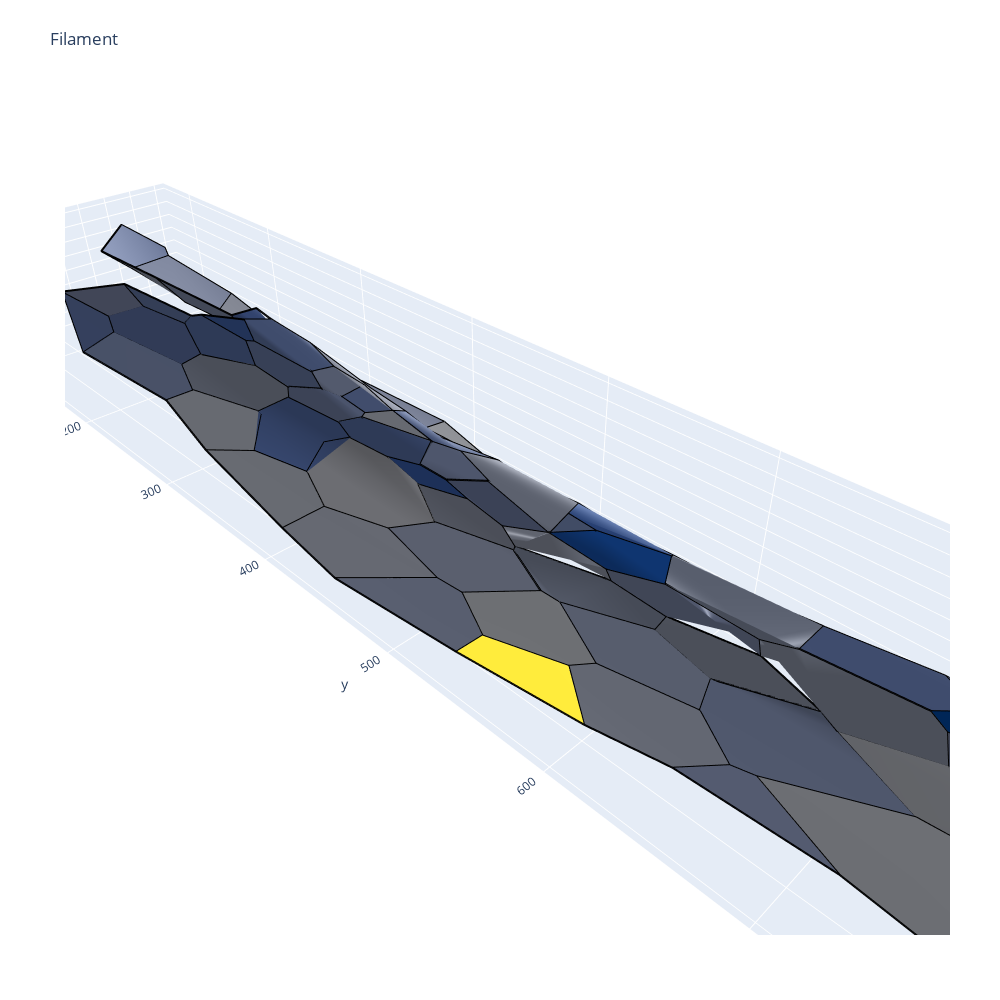

The cell this chart's notebook holds for it:
### Code cell
# plot area

import plotly.graph_objects as go

import pylab as pl
cmap = pl.cm.cividis
# face_df['area']-=face_df.area.min()
# area=face_df.area.values/np.max(face_df.area.values)*255
plot_face=[]
for f in (np.unique(edge_df.face)[1:]):
#     print('rgb'+str(cmap(int(ar[f]))))
    edges= edge_df[edge_df.face==f]
    nb_vert = len(edges)
    vert_order = [edges.iloc[0].srce]
    for i in range(nb_vert):
        vert_order.append(edges[edges.trgt==vert_order[-1]]['srce'].to_numpy()[0])
    zs=vert_df.loc[vert_order].z.to_numpy()
    ys=vert_df.loc[vert_order].y.to_numpy()
    xs=vert_df.loc[vert_order].x.to_numpy()
    plot_face.append(dict(
        type='scatter3d',
        mode='lines',
        x=xs,
        y=ys,
        z=zs,
        name='',
        surfaceaxis=2, # add a surface axis ('1' refers to axes[1] i.e. the y-axis)
        surfacecolor='rgb'+str(cmap(int(face_df['area'].iloc[f-1]))[0:3]),
#             surfacecolor=fill_colors[int(ar[f]/2)],
        line=dict(
            color='black',
            width=4
        ),
    ))
   
    
fig = go.Figure(data=plot_face, )
fig.update_layout(title='Filament', 
                  autosize=False,
                  width=1000,
                  height=1000,
                  margin=dict(l=65, r=50, b=65, t=90),
                 )

fig['layout'].update(scene=dict(aspectmode="data"), showlegend=False)
fig.show()

### Figure 1 — Plotly figure (JSON) as saved in the notebook; plotly's stock layout.template omitted (floating-point values rounded to 4 significant figures)
{"data": [{"line": {"color": "black", "width": 4}, "mode": "lines", "name": "", "surfaceaxis": 2, "surfacecolor": "rgb(0.995737, 0.909344, 0.217772)", "type": "scatter3d", "x": [143, 138, 118, 129, 143], "y": [525, 599, 572, 528, 525], "z": [19, 23, 25, 22, 19]}, {"line": {"color": "black", "width": 4}, "mode": "lines", "name": "", "surfaceaxis": 2, "surfacecolor": "rgb(0.338673, 0.362206, 0.428053)", "type": "scatter3d", "x": [143, 129, 117, 118, 149, 143], "y": [525, 528, 501, 484, 441, 525], "z": [19, 22, 25, 25, 18, 19]}, {"line": {"color": "black", "width": 4}, "mode": "lines", "name": "", "surfaceaxis": 2, "surfacecolor": "rgb(0.391151, 0.403464, 0.438096)", "type": "scatter3d", "x": [149, 118, 111, 122, 145, 149], "y": [441, 484, 438, 397, 390, 441], "z": [18, 25, 28, 27, 21, 18]}, {"line": {"color": "black", "width": 4}, "mode": "lines", "name": "", "surfaceaxis": 2, "surfacecolor": "rgb(0.42512, 0.431334, 0.447692)", "type": "scatter3d", "x": [129, 118, 110, 95, 96, 117, 129], "y": [528, 572, 581, 545, 534, 501, 528], "z": [22, 25, 27, 32, 33, 25, 22]}, {"line": {"color": "black", "width": 4}, "mode": "lines", "name": "", "surfaceaxis": 2, "surfacecolor": "rgb(0.352892, 0.373153, 0.430226)", "type": "scatter3d", "x": [118, 117, 96, 89, 97, 111, 118], "y": [484, 501, 534, 509, 460, 438, 484], "z": [25, 25, 33, 40, 36, 28, 25]}, {"line": {"color": "black", "width": 4}, "mode": "lines", "name": "", "surfaceaxis": 2, "surfacecolor": "rgb(0.40482, 0.414572, 0.441642)", "type": "scatter3d", "x": [122, 113, 122, 139, 145, 122], "y": [397, 370, 332, 307, 390, 397], "z": [27, 33, 34, 31, 21, 27]}, {"line": {"color": "black", "width": 4}, "mode": "lines", "name": "", "surfaceaxis": 2, "surfacecolor": "rgb(0.40482, 0.414572, 0.441642)", "type": "scatter3d", "x": [122, 107, 107, 122, 135, 139, 122], "y": [332, 320, 317, 271, 260, 307, 332], "z": [34, 47, 48, 50, 44, 31, 34]}, {"line": {"color": "black", "width": 4}, "mode": "lines", "name": "", "surfaceaxis": 2, "surfacecolor": "rgb(0.345793, 0.367676, 0.429127)", "type": "scatter3d", "x": [95, 86, 81, 81, 88, 89, 96, 95], "y": [545, 594, 596, 564, 509, 509, 534, 545], "z": [32, 40, 46, 48, 42, 40, 33, 32]}, {"line": {"color": "black", "width": 4}, "mode": "lines", "name": "", "surfaceaxis": 2, "surfacecolor": "rgb(0.37043, 0.38689, 0.433428)", "type": "scatter3d", "x": [86, 91, 85, 80, 81, 86], "y": [594, 628, 675, 643, 596, 594], "z": [40, 37, 48, 53, 46, 40]}, {"line": {"color": "black", "width": 4}, "mode": "lines", "name": "", "surfaceaxis": 2, "surfacecolor": "rgb(0.342246, 0.364939, 0.428559)", "type": "scatter3d", "x": [103, 91, 86, 95, 110, 103], "y": [632, 628, 594, 545, 581, 632], "z": [30, 37, 40, 32, 27, 30]}, {"line": {"color": "black", "width": 4}, "mode": "lines", "name": "", "surfaceaxis": 2, "surfacecolor": "rgb(0.377371, 0.392404, 0.43489)", "type": "scatter3d", "x": [81, 83, 84, 84, 85, 88, 81], "y": [564, 562, 528, 527, 497, 509, 564], "z": [48, 55, 58, 58, 47, 42, 48]}, {"line": {"color": "black", "width": 4}, "mode": "lines", "name": "", "surfaceaxis": 2, "surfacecolor": "rgb(0.290884, 0.326816, 0.423517)", "type": "scatter3d", "x": [84, 80, 85, 84, 85, 84], "y": [527, 482, 456, 471, 497, 527], "z": [58, 64, 55, 50, 47, 58]}, {"line": {"color": "black", "width": 4}, "mode": "lines", "name": "", "surfaceaxis": 2, "surfacecolor": "rgb(0.298421, 0.332247, 0.423973)", "type": "scatter3d", "x": [122, 118, 133, 151, 135, 122], "y": [271, 255, 203, 193, 260, 271], "z": [50, 60, 69, 58, 44, 50]}, {"line": {"color": "black", "width": 4}, "mode": "lines", "name": "", "surfaceaxis": 2, "surfacecolor": "rgb(0.366923, 0.384139, 0.432796)", "type": "scatter3d", "x": [97, 89, 88, 85, 84, 89, 97], "y": [460, 509, 509, 497, 471, 438, 460], "z": [36, 40, 42, 47, 50, 46, 36]}, {"line": {"color": "black", "width": 4}, "mode": "lines", "name": "", "surfaceaxis": 2, "surfacecolor": "rgb(0.305886, 0.337681, 0.424512)", "type": "scatter3d", "x": [80, 72, 76, 76, 86, 85, 80], "y": [482, 453, 436, 435, 437, 456, 482], "z": [64, 65, 65, 65, 56, 55, 64]}, {"line": {"color": "black", "width": 4}, "mode": "lines", "name": "", "surfaceaxis": 2, "surfacecolor": "rgb(0.222264, 0.280702, 0.423914)", "type": "scatter3d", "x": [90, 91, 89, 86, 76, 85, 90], "y": [373, 384, 413, 437, 435, 388, 373], "z": [57, 52, 52, 56, 65, 64, 57]}, {"line": {"color": "black", "width": 4}, "mode": "lines", "name": "", "surfaceaxis": 2, "surfacecolor": "rgb(0.294669, 0.329531, 0.423716)", "type": "scatter3d", "x": [90, 85, 82, 83, 86, 94, 95, 90], "y": [373, 388, 387, 368, 354, 332, 333, 373], "z": [57, 64, 65, 68, 69, 65, 59, 57]}, {"line": {"color": "black", "width": 4}, "mode": "lines", "name": "", "surfaceaxis": 2, "surfacecolor": "rgb(0.255731, 0.302409, 0.422814)", "type": "scatter3d", "x": [73, 70, 83, 82, 73], "y": [400, 372, 368, 387, 400], "z": [68, 72, 68, 65, 68]}, {"line": {"color": "black", "width": 4}, "mode": "lines", "name": "", "surfaceaxis": 2, "surfacecolor": "rgb(0.142852, 0.236972, 0.431404)", "type": "scatter3d", "x": [84, 85, 86, 89, 89, 84], "y": [471, 456, 437, 413, 438, 471], "z": [50, 55, 56, 52, 46, 50]}, {"line": {"color": "black", "width": 4}, "mode": "lines", "name": "", "surfaceaxis": 2, "surfacecolor": "rgb(0.243485, 0.294274, 0.423014)", "type": "scatter3d", "x": [62, 64, 73, 76, 72, 61, 62], "y": [422, 400, 400, 436, 453, 470, 422], "z": [57, 64, 68, 65, 65, 62, 57]}, {"line": {"color": "black", "width": 4}, "mode": "lines", "name": "", "surfaceaxis": 2, "surfacecolor": "rgb(0.313287, 0.34312, 0.42512)", "type": "scatter3d", "x": [62, 61, 60, 59, 56, 59, 62], "y": [422, 470, 482, 488, 459, 430, 422], "z": [57, 62, 58, 52, 47, 51, 57]}, {"line": {"color": "black", "width": 4}, "mode": "lines", "name": "", "surfaceaxis": 2, "surfacecolor": "rgb(0.28324, 0.32139, 0.423211)", "type": "scatter3d", "x": [31, 39, 52, 59, 56, 43, 31], "y": [435, 386, 374, 430, 459, 470, 435], "z": [31, 37, 45, 51, 47, 35, 31]}, {"line": {"color": "black", "width": 4}, "mode": "lines", "name": "", "surfaceaxis": 2, "surfacecolor": "rgb(0.414992, 0.422937, 0.444578)", "type": "scatter3d", "x": [17, 39, 31, 17], "y": [378, 386, 435, 378], "z": [29, 37, 31, 29]}, {"line": {"color": "black", "width": 4}, "mode": "lines", "name": "", "surfaceaxis": 2, "surfacecolor": "rgb(0.271639, 0.313253, 0.422837)", "type": "scatter3d", "x": [43, 46, 32, 43], "y": [470, 523, 528, 470], "z": [35, 36, 29, 35]}, {"line": {"color": "black", "width": 4}, "mode": "lines", "name": "", "surfaceaxis": 2, "surfacecolor": "rgb(0.263738, 0.307831, 0.422789)", "type": "scatter3d", "x": [33, 32, 46, 51, 47, 33], "y": [590, 528, 523, 537, 582, 590], "z": [30, 29, 36, 41, 38, 30]}, {"line": {"color": "black", "width": 4}, "mode": "lines", "name": "", "surfaceaxis": 2, "surfacecolor": "rgb(0.316941, 0.345842, 0.425512)", "type": "scatter3d", "x": [17, 30, 46, 56, 52, 39, 17], "y": [378, 310, 321, 354, 374, 386, 378], "z": [29, 38, 44, 49, 45, 37, 29]}, {"line": {"color": "black", "width": 4}, "mode": "lines", "name": "", "surfaceaxis": 2, "surfacecolor": "rgb(0.373884, 0.389646, 0.434209)", "type": "scatter3d", "x": [47, 54, 52, 40, 33, 47], "y": [582, 602, 641, 648, 590, 582], "z": [38, 45, 44, 35, 30, 38]}, {"line": {"color": "black", "width": 4}, "mode": "lines", "name": "", "surfaceaxis": 2, "surfacecolor": "rgb(0.313287, 0.34312, 0.42512)", "type": "scatter3d", "x": [52, 56, 54, 44, 28, 40, 52], "y": [641, 664, 692, 710, 688, 648, 641], "z": [44, 51, 51, 45, 33, 35, 44]}, {"line": {"color": "black", "width": 4}, "mode": "lines", "name": "", "surfaceaxis": 2, "surfacecolor": "rgb(0.32425, 0.351289, 0.42625)", "type": "scatter3d", "x": [44, 35, 28, 44], "y": [710, 753, 688, 710], "z": [45, 45, 33, 45]}, {"line": {"color": "black", "width": 4}, "mode": "lines", "name": "", "surfaceaxis": 2, "surfacecolor": "rgb(0.287065, 0.324103, 0.423373)", "type": "scatter3d", "x": [30, 37, 53, 68, 46, 30], "y": [310, 254, 243, 274, 321, 310], "z": [38, 46, 53, 62, 44, 38]}, {"line": {"color": "black", "width": 4}, "mode": "lines", "name": "", "surfaceaxis": 2, "surfacecolor": "rgb(0.373884, 0.389646, 0.434209)", "type": "scatter3d", "x": [37, 36, 62, 53, 37], "y": [254, 180, 207, 243, 254], "z": [46, 58, 62, 53, 46]}, {"line": {"color": "black", "width": 4}, "mode": "lines", "name": "", "surfaceaxis": 2, "surfacecolor": "rgb(0.342246, 0.364939, 0.428559)", "type": "scatter3d", "x": [52, 54, 59, 61, 56, 52], "y": [641, 602, 596, 625, 664, 641], "z": [44, 45, 51, 58, 51, 44]}, {"line": {"color": "black", "width": 4}, "mode": "lines", "name": "", "surfaceaxis": 2, "surfacecolor": "rgb(0.290884, 0.326816, 0.423517)", "type": "scatter3d", "x": [47, 51, 56, 60, 59, 54, 47], "y": [582, 537, 534, 559, 596, 602, 582], "z": [38, 41, 47, 54, 51, 45, 38]}, {"line": {"color": "black", "width": 4}, "mode": "lines", "name": "", "surfaceaxis": 2, "surfacecolor": "rgb(0.302169, 0.334963, 0.424213)", "type": "scatter3d", "x": [36, 51, 91, 81, 62, 36], "y": [180, 127, 155, 194, 207, 180], "z": [58, 75, 85, 74, 62, 58]}, {"line": {"color": "black", "width": 4}, "mode": "lines", "name": "", "surfaceaxis": 2, "surfacecolor": "rgb(0.414992, 0.422937, 0.444578)", "type": "scatter3d", "x": [62, 61, 60, 56, 59, 60, 62], "y": [526, 551, 559, 534, 488, 482, 526], "z": [63, 60, 54, 47, 52, 58, 63]}, {"line": {"color": "black", "width": 4}, "mode": "lines", "name": "", "surfaceaxis": 2, "surfacecolor": "rgb(0.32425, 0.351289, 0.42625)", "type": "scatter3d", "x": [83, 70, 74, 84, 86, 83], "y": [368, 372, 350, 343, 354, 368], "z": [68, 72, 77, 75, 69, 68]}, {"line": {"color": "black", "width": 4}, "mode": "lines", "name": "", "surfaceaxis": 2, "surfacecolor": "rgb(0.142852, 0.236972, 0.431404)", "type": "scatter3d", "x": [62, 75, 76, 69, 68, 61, 62], "y": [526, 531, 549, 587, 587, 551, 526], "z": [63, 66, 66, 68, 68, 60, 63]}, {"line": {"color": "black", "width": 4}, "mode": "lines", "name": "", "surfaceaxis": 2, "surfacecolor": "rgb(0.275513, 0.315965, 0.422979)", "type": "scatter3d", "x": [76, 75, 84, 76], "y": [549, 531, 528, 549], "z": [66, 66, 58, 66]}, {"line": {"color": "black", "width": 4}, "mode": "lines", "name": "", "surfaceaxis": 2, "surfacecolor": "rgb(0.058378, 0.206629, 0.439531)", "type": "scatter3d", "x": [83, 82, 69, 76, 84, 84, 83], "y": [562, 594, 587, 549, 528, 528, 562], "z": [55, 64, 68, 66, 58, 58, 55]}, {"line": {"color": "black", "width": 4}, "mode": "lines", "name": "", "surfaceaxis": 2, "surfacecolor": "rgb(0.294669, 0.329531, 0.423716)", "type": "scatter3d", "x": [61, 62, 66, 60, 57, 54, 56, 61], "y": [625, 617, 659, 700, 717, 692, 664, 625], "z": [58, 63, 71, 67, 61, 51, 51, 58]}, {"line": {"color": "black", "width": 4}, "mode": "lines", "name": "", "surfaceaxis": 2, "surfacecolor": "rgb(0.40482, 0.414572, 0.441642)", "type": "scatter3d", "x": [76, 76, 73, 82, 85, 76], "y": [435, 436, 400, 387, 388, 435], "z": [65, 65, 68, 65, 64, 65]}, {"line": {"color": "black", "width": 4}, "mode": "lines", "name": "", "surfaceaxis": 2, "surfacecolor": "rgb(0.213431, 0.275266, 0.42448)", "type": "scatter3d", "x": [113, 98, 91, 90, 95, 107, 107, 122, 113], "y": [370, 368, 384, 373, 333, 317, 320, 332, 370], "z": [33, 45, 52, 57, 59, 48, 47, 34, 33]}, {"line": {"color": "black", "width": 4}, "mode": "lines", "name": "", "surfaceaxis": 2, "surfacecolor": "rgb(0.356418, 0.375896, 0.430823)", "type": "scatter3d", "x": [71, 74, 70, 73, 64, 63, 71], "y": [324, 350, 372, 400, 400, 368, 324], "z": [82, 77, 72, 68, 64, 66, 82]}, {"line": {"color": "black", "width": 4}, "mode": "lines", "name": "", "surfaceaxis": 2, "surfacecolor": "rgb(0.335073, 0.359474, 0.427605)", "type": "scatter3d", "x": [62, 71, 70, 71, 63, 62], "y": [350, 307, 306, 324, 368, 350], "z": [55, 71, 80, 82, 66, 55]}, {"line": {"color": "black", "width": 4}, "mode": "lines", "name": "", "surfaceaxis": 2, "surfacecolor": "rgb(0.290884, 0.326816, 0.423517)", "type": "scatter3d", "x": [59, 60, 61, 68, 62, 61, 59], "y": [596, 559, 551, 587, 617, 625, 596], "z": [51, 54, 60, 68, 63, 58, 51]}, {"line": {"color": "black", "width": 4}, "mode": "lines", "name": "", "surfaceaxis": 2, "surfacecolor": "rgb(0.313287, 0.34312, 0.42512)", "type": "scatter3d", "x": [80, 80, 82, 83, 81, 81, 80], "y": [643, 641, 594, 562, 564, 596, 643], "z": [53, 61, 64, 55, 48, 46, 53]}, {"line": {"color": "black", "width": 4}, "mode": "lines", "name": "", "surfaceaxis": 2, "surfacecolor": "rgb(0.349341, 0.370414, 0.429685)", "type": "scatter3d", "x": [66, 66, 65, 62, 60, 66], "y": [659, 660, 709, 717, 700, 659], "z": [71, 71, 77, 74, 67, 71]}, {"line": {"color": "black", "width": 4}, "mode": "lines", "name": "", "surfaceaxis": 2, "surfacecolor": "rgb(0.243485, 0.294274, 0.423014)", "type": "scatter3d", "x": [81, 79, 75, 65, 66, 81], "y": [659, 712, 726, 709, 660, 659], "z": [68, 71, 78, 77, 71, 68]}, {"line": {"color": "black", "width": 4}, "mode": "lines", "name": "", "surfaceaxis": 2, "surfacecolor": "rgb(0.309601, 0.340399, 0.42479)", "type": "scatter3d", "x": [91, 103, 117, 115, 100, 87, 85, 91], "y": [628, 632, 657, 668, 724, 684, 675, 628], "z": [37, 30, 28, 29, 41, 45, 48, 37]}, {"line": {"color": "black", "width": 4}, "mode": "lines", "name": "", "surfaceaxis": 2, "surfacecolor": "rgb(0.418383, 0.425733, 0.44556)", "type": "scatter3d", "x": [90, 85, 84, 87, 100, 101, 90], "y": [756, 745, 725, 684, 724, 746, 756], "z": [56, 58, 56, 45, 41, 44, 56]}, {"line": {"color": "black", "width": 4}, "mode": "lines", "name": "", "surfaceaxis": 2, "surfacecolor": "rgb(0.320595, 0.348565, 0.425889)", "type": "scatter3d", "x": [84, 85, 83, 81, 81, 84], "y": [725, 745, 775, 760, 720, 725], "z": [56, 58, 71, 73, 68, 56]}, {"line": {"color": "black", "width": 4}, "mode": "lines", "name": "", "surfaceaxis": 2, "surfacecolor": "rgb(0.247605, 0.296986, 0.422917)", "type": "scatter3d", "x": [119, 108, 96, 90, 101, 110, 119], "y": [799, 817, 800, 756, 746, 753, 799], "z": [47, 59, 60, 56, 44, 42, 47]}, {"line": {"color": "black", "width": 4}, "mode": "lines", "name": "", "surfaceaxis": 2, "surfacecolor": "rgb(0.335073, 0.359474, 0.427605)", "type": "scatter3d", "x": [137, 132, 119, 110, 137], "y": [757, 818, 799, 753, 757], "z": [31, 47, 47, 42, 31]}, {"line": {"color": "black", "width": 4}, "mode": "lines", "name": "", "surfaceaxis": 2, "surfacecolor": "rgb(0.327875, 0.354016, 0.42667)", "type": "scatter3d", "x": [128, 110, 92, 96, 108, 128], "y": [861, 870, 813, 800, 817, 861], "z": [66, 77, 70, 60, 59, 66]}, {"line": {"color": "black", "width": 4}, "mode": "lines", "name": "", "surfaceaxis": 2, "surfacecolor": "rgb(0.338673, 0.362206, 0.428053)", "type": "scatter3d", "x": [81, 83, 86, 83, 81, 78, 81], "y": [760, 775, 796, 814, 810, 764, 760], "z": [73, 71, 74, 83, 88, 81, 73]}, {"line": {"color": "black", "width": 4}, "mode": "lines", "name": "", "surfaceaxis": 2, "surfacecolor": "rgb(0.243485, 0.294274, 0.423014)", "type": "scatter3d", "x": [133, 131, 144, 151, 133], "y": [203, 196, 166, 193, 203], "z": [69, 77, 88, 58, 69]}, {"line": {"color": "black", "width": 4}, "mode": "lines", "name": "", "surfaceaxis": 2, "surfacecolor": "rgb(0.222264, 0.280702, 0.423914)", "type": "scatter3d", "x": [68, 70, 71, 62, 56, 46, 68], "y": [274, 275, 307, 350, 354, 321, 274], "z": [62, 64, 71, 55, 49, 44, 62]}, {"line": {"color": "black", "width": 4}, "mode": "lines", "name": "", "surfaceaxis": 2, "surfacecolor": "rgb(0.359916, 0.378641, 0.431501)", "type": "scatter3d", "x": [91, 105, 99, 84, 81, 91], "y": [155, 145, 204, 206, 194, 155], "z": [85, 98, 95, 75, 74, 85]}, {"line": {"color": "black", "width": 4}, "mode": "lines", "name": "", "surfaceaxis": 2, "surfacecolor": "rgb(0.32425, 0.351289, 0.42625)", "type": "scatter3d", "x": [76, 84, 99, 82, 76], "y": [265, 206, 204, 259, 265], "z": [71, 75, 95, 82, 71]}, {"line": {"color": "black", "width": 4}, "mode": "lines", "name": "", "surfaceaxis": 2, "surfacecolor": "rgb(0.316941, 0.345842, 0.425512)", "type": "scatter3d", "x": [117, 121, 144, 131, 117], "y": [217, 206, 166, 196, 217], "z": [86, 98, 88, 77, 86]}, {"line": {"color": "black", "width": 4}, "mode": "lines", "name": "", "surfaceaxis": 2, "surfacecolor": "rgb(0.255731, 0.302409, 0.422814)", "type": "scatter3d", "x": [105, 121, 117, 107, 105], "y": [253, 206, 217, 247, 253], "z": [87, 98, 86, 81, 87]}, {"line": {"color": "black", "width": 4}, "mode": "lines", "name": "", "surfaceaxis": 2, "surfacecolor": "rgb(0.222264, 0.280702, 0.423914)", "type": "scatter3d", "x": [109, 96, 94, 102, 105, 107, 109], "y": [264, 303, 293, 260, 253, 247, 264], "z": [67, 69, 81, 89, 87, 81, 67]}, {"line": {"color": "black", "width": 4}, "mode": "lines", "name": "", "surfaceaxis": 2, "surfacecolor": "rgb(0.267693, 0.310542, 0.422821)", "type": "scatter3d", "x": [75, 62, 62, 65, 75], "y": [726, 722, 717, 709, 726], "z": [78, 76, 74, 77, 78]}, {"line": {"color": "black", "width": 4}, "mode": "lines", "name": "", "surfaceaxis": 2, "surfacecolor": "rgb(0.003602, 0.195911, 0.441564)", "type": "scatter3d", "x": [75, 72, 65, 63, 62, 75], "y": [726, 760, 769, 752, 722, 726], "z": [78, 82, 83, 79, 76, 78]}, {"line": {"color": "black", "width": 4}, "mode": "lines", "name": "", "surfaceaxis": 2, "surfacecolor": "rgb(0.217863, 0.277985, 0.424206)", "type": "scatter3d", "x": [144, 130, 128, 108, 119, 132, 144], "y": [859, 862, 861, 817, 799, 818, 859], "z": [58, 65, 66, 59, 47, 47, 58]}, {"line": {"color": "black", "width": 4}, "mode": "lines", "name": "", "surfaceaxis": 2, "surfacecolor": "rgb(0.320595, 0.348565, 0.425889)", "type": "scatter3d", "x": [144, 159, 159, 147, 130, 144], "y": [859, 882, 876, 874, 862, 859], "z": [58, 66, 71, 68, 65, 58]}, {"line": {"color": "black", "width": 4}, "mode": "lines", "name": "", "surfaceaxis": 2, "surfacecolor": "rgb(0.165113, 0.247965, 0.428908)", "type": "scatter3d", "x": [147, 159, 148, 147], "y": [874, 876, 876, 874], "z": [68, 71, 69, 68]}, {"line": {"color": "black", "width": 4}, "mode": "lines", "name": "", "surfaceaxis": 2, "surfacecolor": "rgb(0.0, 0.1708, 0.3931)", "type": "scatter3d", "x": [150, 148, 159, 159, 150], "y": [883, 876, 876, 882, 883], "z": [70, 69, 71, 66, 70]}, {"line": {"color": "black", "width": 4}, "mode": "lines", "name": "", "surfaceaxis": 2, "surfacecolor": "rgb(0.0, 0.18455, 0.428802)", "type": "scatter3d", "x": [81, 81, 78, 72, 75, 79, 81], "y": [720, 760, 764, 760, 726, 712, 720], "z": [68, 73, 81, 82, 78, 71, 68]}, {"line": {"color": "black", "width": 4}, "mode": "lines", "name": "", "surfaceaxis": 2, "surfacecolor": "rgb(0.239312, 0.291562, 0.423167)", "type": "scatter3d", "x": [109, 107, 117, 131, 133, 118, 109], "y": [264, 247, 217, 196, 203, 255, 264], "z": [67, 81, 86, 77, 69, 60, 67]}, {"line": {"color": "black", "width": 4}, "mode": "lines", "name": "", "surfaceaxis": 2, "surfacecolor": "rgb(0.32425, 0.351289, 0.42625)", "type": "scatter3d", "x": [110, 106, 96, 83, 86, 92, 110], "y": [870, 876, 876, 814, 796, 813, 870], "z": [77, 81, 91, 83, 74, 70, 77]}, {"line": {"color": "black", "width": 4}, "mode": "lines", "name": "", "surfaceaxis": 2, "surfacecolor": "rgb(0.366923, 0.384139, 0.432796)", "type": "scatter3d", "x": [106, 118, 95, 96, 106], "y": [876, 918, 879, 876, 876], "z": [81, 90, 95, 91, 81]}, {"line": {"color": "black", "width": 4}, "mode": "lines", "name": "", "surfaceaxis": 2, "surfacecolor": "rgb(0.222264, 0.280702, 0.423914)", "type": "scatter3d", "x": [62, 81, 84, 76, 70, 68, 53, 62], "y": [207, 194, 206, 265, 275, 274, 243, 207], "z": [62, 74, 75, 71, 64, 62, 53, 62]}, {"line": {"color": "black", "width": 4}, "mode": "lines", "name": "", "surfaceaxis": 2, "surfacecolor": "rgb(0.373884, 0.389646, 0.434209)", "type": "scatter3d", "x": [70, 76, 80, 71, 70], "y": [306, 279, 301, 324, 306], "z": [80, 91, 92, 82, 80]}, {"line": {"color": "black", "width": 4}, "mode": "lines", "name": "", "surfaceaxis": 2, "surfacecolor": "rgb(0.195057, 0.264372, 0.425924)", "type": "scatter3d", "x": [76, 82, 76, 70, 71, 70, 76], "y": [265, 259, 279, 306, 307, 275, 265], "z": [71, 82, 91, 80, 71, 64, 71]}, {"line": {"color": "black", "width": 4}, "mode": "lines", "name": "", "surfaceaxis": 2, "surfacecolor": "rgb(0.247605, 0.296986, 0.422917)", "type": "scatter3d", "x": [71, 80, 91, 92, 84, 74, 71], "y": [324, 301, 290, 299, 343, 350, 324], "z": [82, 92, 92, 82, 75, 77, 82]}, {"line": {"color": "black", "width": 4}, "mode": "lines", "name": "", "surfaceaxis": 2, "surfacecolor": "rgb(0.28324, 0.32139, 0.423211)", "type": "scatter3d", "x": [56, 62, 63, 64, 62, 59, 52, 56], "y": [354, 350, 368, 400, 422, 430, 374, 354], "z": [49, 55, 66, 64, 57, 51, 45, 49]}, {"line": {"color": "black", "width": 4}, "mode": "lines", "name": "", "surfaceaxis": 2, "surfacecolor": "rgb(0.345793, 0.367676, 0.429127)", "type": "scatter3d", "x": [69, 82, 80, 81, 66, 66, 62, 68, 69], "y": [587, 594, 641, 659, 660, 659, 617, 587, 587], "z": [68, 64, 61, 68, 71, 71, 63, 68, 68]}, {"line": {"color": "black", "width": 4}, "mode": "lines", "name": "", "surfaceaxis": 2, "surfacecolor": "rgb(0.345793, 0.367676, 0.429127)", "type": "scatter3d", "x": [78, 81, 71, 64, 65, 72, 78], "y": [764, 810, 814, 800, 769, 760, 764], "z": [81, 88, 94, 88, 83, 82, 81]}, {"line": {"color": "black", "width": 4}, "mode": "lines", "name": "", "surfaceaxis": 2, "surfacecolor": "rgb(0.255731, 0.302409, 0.422814)", "type": "scatter3d", "x": [60, 62, 62, 63, 55, 57, 60], "y": [700, 717, 722, 752, 751, 717, 700], "z": [67, 74, 76, 79, 64, 61, 67]}, {"line": {"color": "black", "width": 4}, "mode": "lines", "name": "", "surfaceaxis": 2, "surfacecolor": "rgb(0.251675, 0.299698, 0.422873)", "type": "scatter3d", "x": [71, 76, 68, 61, 64, 71], "y": [814, 841, 857, 809, 800, 814], "z": [94, 101, 100, 87, 88, 94]}, {"line": {"color": "black", "width": 4}, "mode": "lines", "name": "", "surfaceaxis": 2, "surfacecolor": "rgb(0.251675, 0.299698, 0.422873)", "type": "scatter3d", "x": [51, 47, 63, 105, 91, 51], "y": [127, 116, 89, 145, 155, 127], "z": [75, 77, 91, 98, 85, 75]}, {"line": {"color": "black", "width": 4}, "mode": "lines", "name": "", "surfaceaxis": 2, "surfacecolor": "rgb(0.294669, 0.329531, 0.423716)", "type": "scatter3d", "x": [56, 61, 68, 61, 57, 56], "y": [826, 809, 857, 876, 868, 826], "z": [79, 87, 100, 96, 89, 79]}, {"line": {"color": "black", "width": 4}, "mode": "lines", "name": "", "surfaceaxis": 2, "surfacecolor": "rgb(0.142852, 0.236972, 0.431404)", "type": "scatter3d", "x": [57, 61, 48, 57], "y": [868, 876, 902, 868], "z": [89, 96, 90, 89]}, {"line": {"color": "black", "width": 4}, "mode": "lines", "name": "", "surfaceaxis": 2, "surfacecolor": "rgb(0.345793, 0.367676, 0.429127)", "type": "scatter3d", "x": [56, 57, 48, 49, 56], "y": [826, 868, 902, 821, 826], "z": [79, 89, 90, 71, 79]}, {"line": {"color": "black", "width": 4}, "mode": "lines", "name": "", "surfaceaxis": 2, "surfacecolor": "rgb(0.170362, 0.250707, 0.428325)", "type": "scatter3d", "x": [91, 102, 94, 92, 91], "y": [290, 260, 293, 299, 290], "z": [92, 89, 81, 82, 92]}, {"line": {"color": "black", "width": 4}, "mode": "lines", "name": "", "surfaceaxis": 2, "surfacecolor": "rgb(0.271639, 0.313253, 0.422837)", "type": "scatter3d", "x": [94, 86, 84, 92, 94, 96, 94], "y": [332, 354, 343, 299, 293, 303, 332], "z": [65, 69, 75, 82, 81, 69, 65]}, {"line": {"color": "black", "width": 4}, "mode": "lines", "name": "", "surfaceaxis": 2, "surfacecolor": "rgb(0.359916, 0.378641, 0.431501)", "type": "scatter3d", "x": [84, 84, 75, 62, 60, 61, 72, 80, 84, 84], "y": [528, 528, 531, 526, 482, 470, 453, 482, 527, 528], "z": [58, 58, 66, 63, 58, 62, 65, 64, 58, 58]}, {"line": {"color": "black", "width": 4}, "mode": "lines", "name": "", "surfaceaxis": 2, "surfacecolor": "rgb(0.359916, 0.378641, 0.431501)", "type": "scatter3d", "x": [95, 94, 96, 109, 118, 122, 107, 95], "y": [333, 332, 303, 264, 255, 271, 317, 333], "z": [59, 65, 69, 67, 60, 50, 48, 59]}, {"line": {"color": "black", "width": 4}, "mode": "lines", "name": "", "surfaceaxis": 2, "surfacecolor": "rgb(0.320595, 0.348565, 0.425889)", "type": "scatter3d", "x": [71, 81, 83, 96, 95, 76, 71], "y": [814, 810, 814, 876, 879, 841, 814], "z": [94, 88, 83, 91, 95, 101, 94]}, {"line": {"color": "black", "width": 4}, "mode": "lines", "name": "", "surfaceaxis": 2, "surfacecolor": "rgb(0.356418, 0.375896, 0.430823)", "type": "scatter3d", "x": [49, 51, 55, 63, 65, 64, 61, 56, 49], "y": [821, 768, 751, 752, 769, 800, 809, 826, 821], "z": [71, 60, 64, 79, 83, 88, 87, 79, 71]}, {"line": {"color": "black", "width": 4}, "mode": "lines", "name": "", "surfaceaxis": 2, "surfacecolor": "rgb(0.316941, 0.345842, 0.425512)", "type": "scatter3d", "x": [131, 115, 117, 131, 131], "y": [714, 668, 657, 640, 714], "z": [28, 29, 28, 24, 28]}, {"line": {"color": "black", "width": 4}, "mode": "lines", "name": "", "surfaceaxis": 2, "surfacecolor": "rgb(0.418383, 0.425733, 0.44556)", "type": "scatter3d", "x": [110, 101, 100, 115, 131, 137, 110], "y": [753, 746, 724, 668, 714, 757, 753], "z": [42, 44, 41, 29, 28, 31, 42]}, {"line": {"color": "black", "width": 4}, "mode": "lines", "name": "", "surfaceaxis": 2, "surfacecolor": "rgb(0.377371, 0.392404, 0.43489)", "type": "scatter3d", "x": [138, 131, 117, 103, 110, 118, 138], "y": [599, 640, 657, 632, 581, 572, 599], "z": [23, 24, 28, 30, 27, 25, 23]}, {"line": {"color": "black", "width": 4}, "mode": "lines", "name": "", "surfaceaxis": 2, "surfacecolor": "rgb(0.345793, 0.367676, 0.429127)", "type": "scatter3d", "x": [56, 59, 56, 51, 46, 43, 56], "y": [459, 488, 534, 537, 523, 470, 459], "z": [47, 52, 47, 41, 36, 35, 47]}, {"line": {"color": "black", "width": 4}, "mode": "lines", "name": "", "surfaceaxis": 2, "surfacecolor": "rgb(0.342246, 0.364939, 0.428559)", "type": "scatter3d", "x": [54, 57, 55, 51, 35, 44, 54], "y": [692, 717, 751, 768, 753, 710, 692], "z": [51, 61, 64, 60, 45, 45, 51]}, {"line": {"color": "black", "width": 4}, "mode": "lines", "name": "", "surfaceaxis": 2, "surfacecolor": "rgb(0.421748, 0.428531, 0.44664)", "type": "scatter3d", "x": [97, 89, 89, 91, 98, 113, 122, 111, 97], "y": [460, 438, 413, 384, 368, 370, 397, 438, 460], "z": [36, 46, 52, 52, 45, 33, 27, 28, 36]}, {"line": {"color": "black", "width": 4}, "mode": "lines", "name": "", "surfaceaxis": 2, "surfacecolor": "rgb(0.298421, 0.332247, 0.423973)", "type": "scatter3d", "x": [96, 92, 86, 83, 85, 90, 96], "y": [800, 813, 796, 775, 745, 756, 800], "z": [60, 70, 74, 71, 58, 56, 60]}, {"line": {"color": "black", "width": 4}, "mode": "lines", "name": "", "surfaceaxis": 2, "surfacecolor": "rgb(0.37043, 0.38689, 0.433428)", "type": "scatter3d", "x": [87, 84, 81, 79, 81, 80, 80, 85, 87], "y": [684, 725, 720, 712, 659, 641, 643, 675, 684], "z": [45, 56, 68, 71, 68, 61, 53, 48, 45]}], "layout": {"autosize": false, "height": 1000, "margin": {"b": 65, "l": 65, "r": 50, "t": 90}, "scene": {"aspectmode": "data"}, "showlegend": false, "title": {"text": "Filament"}, "width": 1000}}
